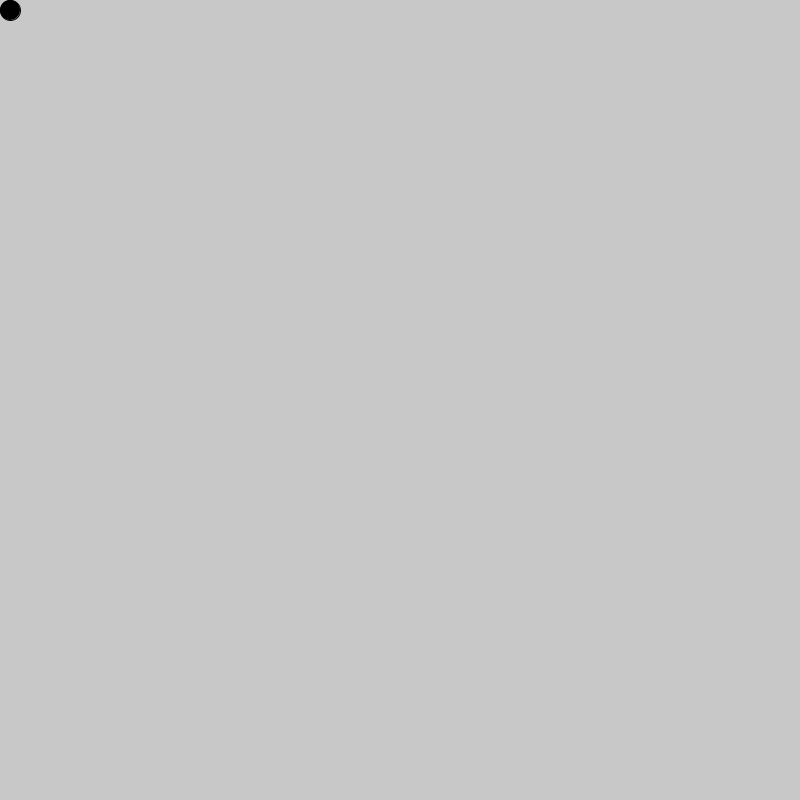
Frame 1 (no input)
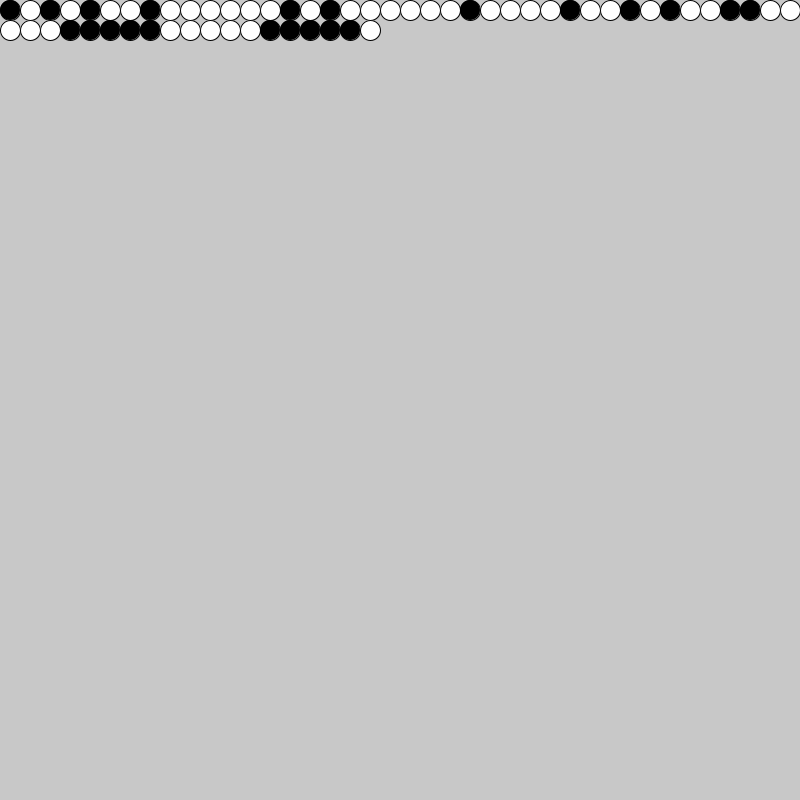
Frame 60 (the mouse pressed at the canvas centre just before this capture)
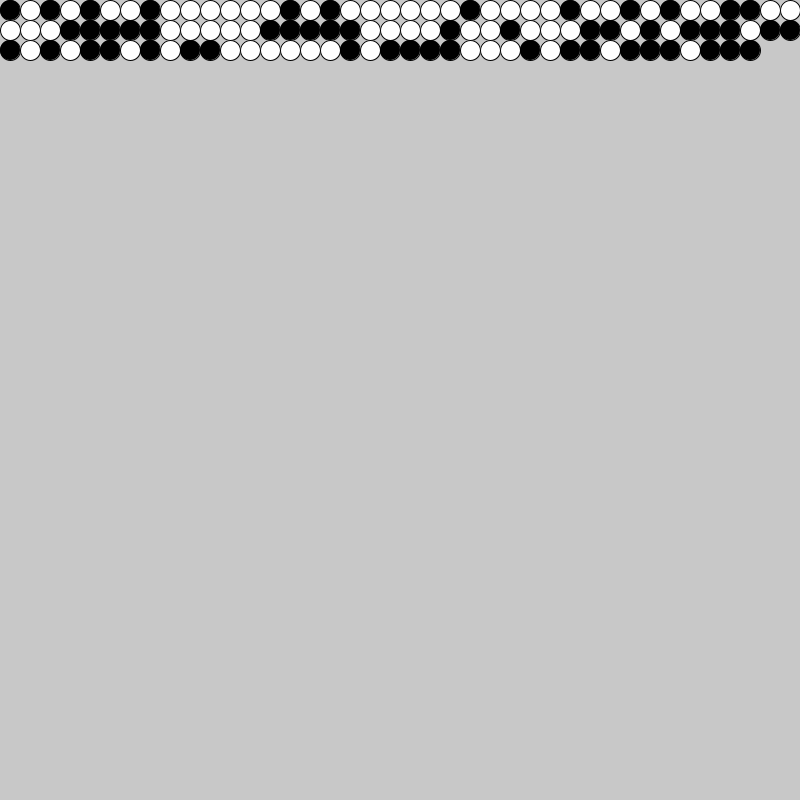
Frame 120 (the mouse held since frame 60 and released just before this capture)

The Processing sketch that drew these frames (run headless with seeded random() and noise(); from frame 60 on, the mouse is pressed at the canvas centre):

// Processing sketch: processing_110045
// ── processing_110045.pde

//algortihmic sketch

int a = 0;
int b = 0; 
int squareSize = 20; 


void setup() {
  size(800, 800); 
  background(200);
  ellipseMode(CORNER); 
}

void draw() { 

  if (random(1) > 0.5) {

    fill(0);

    ellipse(a, b, squareSize, squareSize);
  }
  else { 

    fill(255); 

    ellipse(a, b, squareSize, squareSize);
  }

  a+=squareSize;

  if ( a > width) {
    a = 0; 
    b += squareSize;
  }

  if (b > height) { 
    if (frameCount % 50 == 0) {
      invert();
    }
  }
}
void invert() { 

  for (int i = 0;  i< width; i+=squareSize) {
    for (int j = 0; j< height; j+=squareSize) {  

      color squarecolor = get(i+(squareSize/2), j + (squareSize/2));
      if (squarecolor == color(255)) {
        squarecolor = color(0); 
        fill(squarecolor);
        ellipse (i, j, squareSize, squareSize);
      }
      else {
        squarecolor = color(255); 
        fill(squarecolor); 
        ellipse (i, j, squareSize, squareSize);
      }
    }
  }
}
